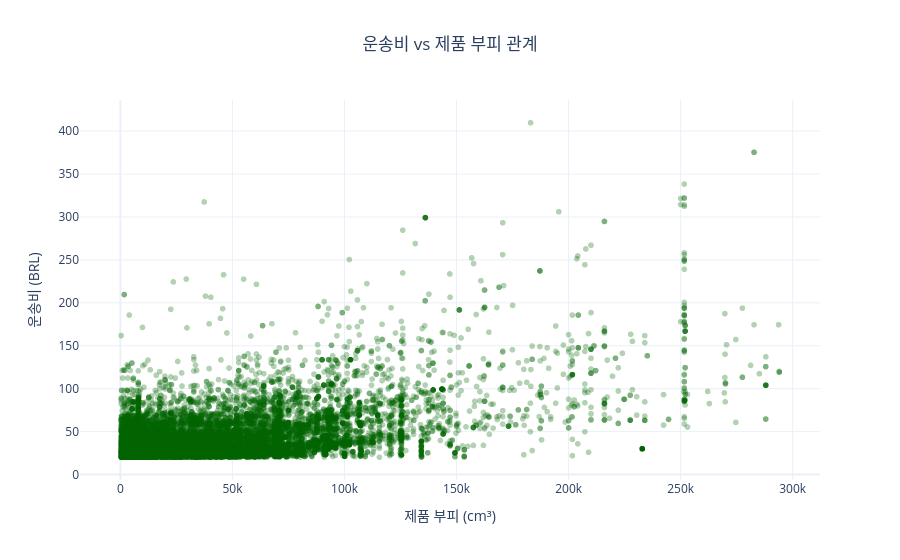

This figure's notebook cell:
### Code cell
fig = px.scatter(
    df_high_freight,
    x='product_volume_cm3',
    y='freight_value',
    opacity=0.3,
    title='운송비 vs 제품 부피 관계',
    labels={
        'product_volume_cm3': '제품 부피 (cm³)',
        'freight_value': '운송비 (BRL)'
    },
    template='plotly_white'
)

fig.update_traces(marker=dict(color='darkgreen'))
fig.update_layout(title_x=0.5)
fig.show()

### Figure 1 — Plotly figure (JSON) as saved in the notebook; plotly's stock layout.template omitted (floating-point values rounded to 4 significant figures; data arrays with more than 128 entries replaced by an {"elided": "..."} marker saying what was removed)
{"data": [{"hovertemplate": "제품 부피 (cm³)=%{x}<br>운송비 (BRL)=%{y}<extra></extra>", "legendgroup": "", "marker": {"color": "darkgreen", "opacity": 0.3, "symbol": "circle"}, "mode": "markers", "name": "", "showlegend": false, "type": "scattergl", "x": {"elided": "32698 float values"}, "xaxis": "x", "y": {"elided": "32698 float values"}, "yaxis": "y"}], "layout": {"legend": {"tracegroupgap": 0}, "title": {"text": "운송비 vs 제품 부피 관계", "x": 0.5}, "xaxis": {"anchor": "y", "domain": [0, 1], "title": {"text": "제품 부피 (cm³)"}}, "yaxis": {"anchor": "x", "domain": [0, 1], "title": {"text": "운송비 (BRL)"}}}}
